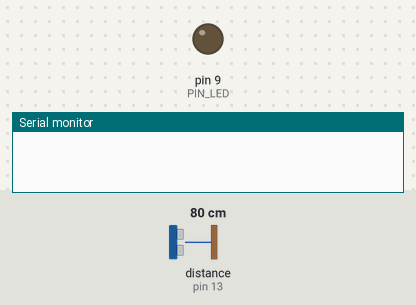
The sketch below on a simulated Arduino Uno, built with avr-gcc and run on an emulated ATmega328P. Shown: output pins drawn as LEDs (lit = HIGH), the last lines printed to the serial monitor. Wiring (inferred from the names in the program): ultrasonic range finder: trigger pin 12; echo pin 13. Inputs (shaded band) come from the test bench; at power-on: distance to the obstacle (sensor on pin 13) 80 cm. The echo pulse lasts 58.3 µs per cm; pins used as bus, display or sensor lines are not drawn.

Above: at 0.1 s.
At 1.4 s:
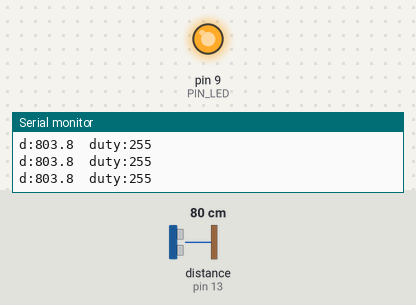
1.5 s: distance to the obstacle (sensor on pin 13) set to 18 cm
At 1.8 s:
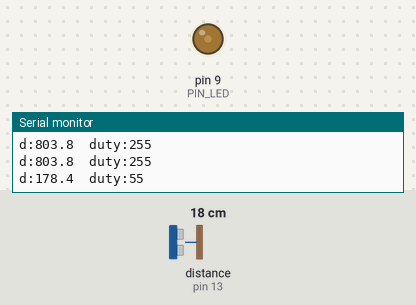
4.5 s: distance to the obstacle (sensor on pin 13) set to 2 cm
Timing chart, 0 to 7.5 s (numbered marks = the images above; inputs shaded):
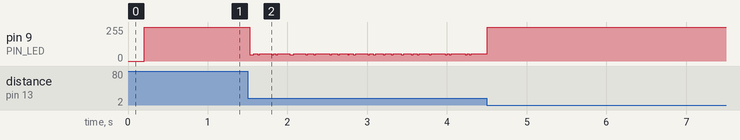

The sketch:

08_example_2.ino
```cpp
#define PIN_LED  9
#define PIN_TRIG 12
#define PIN_ECHO 13

#define SND_VEL   346.0
#define INTERVAL  25
#define PULSE_US  10
#define DIST_MIN  100.0
#define DIST_MID  200.0
#define DIST_MAX  300.0

#define TIMEOUT_US ((INTERVAL/2.0)*1000.0)
#define US_TO_MM   (0.001*0.5*SND_VEL)

unsigned long last_ms=0;

float USS_measure(int TRIG,int ECHO);
uint8_t dutyFromDistanceActiveLow(float d_mm);

void setup(){
  pinMode(PIN_LED,OUTPUT);
  pinMode(PIN_TRIG,OUTPUT);
  pinMode(PIN_ECHO,INPUT);
  digitalWrite(PIN_TRIG,LOW);

  Serial.begin(57600);
  unsigned long t0=millis();
  while(!Serial && (millis()-t0<3000)){}
  delay(200);
  Serial.println("READY");
}

void loop(){
  unsigned long now=millis();
  if(now-last_ms<INTERVAL) return;
  last_ms=now;

  float d=USS_measure(PIN_TRIG,PIN_ECHO);
  uint8_t duty=dutyFromDistanceActiveLow(d);
  analogWrite(PIN_LED,duty);

  static uint8_t k=0;
  if((k++&0x07)==0){
  Serial.print("d:");    Serial.print(d,1);   Serial.print('\t');
  Serial.print("duty:"); Serial.println(duty);
  }
}

float USS_measure(int TRIG,int ECHO){
  digitalWrite(TRIG,HIGH);
  delayMicroseconds(PULSE_US);
  digitalWrite(TRIG,LOW);
  unsigned long dur=pulseIn(ECHO,HIGH,(unsigned long)TIMEOUT_US);
  if(dur==0) return 1e9;
  return dur*US_TO_MM;
}

uint8_t dutyFromDistanceActiveLow(float d_mm){
  if(!(d_mm>0) || d_mm<=DIST_MIN || d_mm>=DIST_MAX) return 255;
  float b = (d_mm<=DIST_MID)
    ? (d_mm-DIST_MIN)/(DIST_MID-DIST_MIN)
    : (DIST_MAX-d_mm)/(DIST_MAX-DIST_MID);
  if(b<0) b=0; if(b>1) b=1;
  int duty=(int)((1.0-b)*255.0+0.5);
  if(duty<0) duty=0; if(duty>255) duty=255;
  return (uint8_t)duty;
}
```
